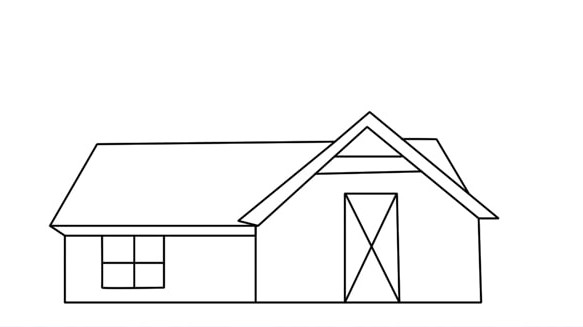
#> input picture EdgeDetection/test.jpg, 583 x 327 px
$ python edgeDetection.py
#> lines starting #> are read from the running program, lines starting #| are printed output that depends on the picture; after the words box and inside, x2 and y2 are one past the last pixel; in counts of white or black regions, pixels touching at a corner belong together
import cv2
import numpy as np
from matplotlib import pyplot as plt

img = cv2.imread('test.jpg',0)
#> img: shape (327, 583); min 0, max 255, mean 246.6
edges = cv2.Canny(img,100,200)
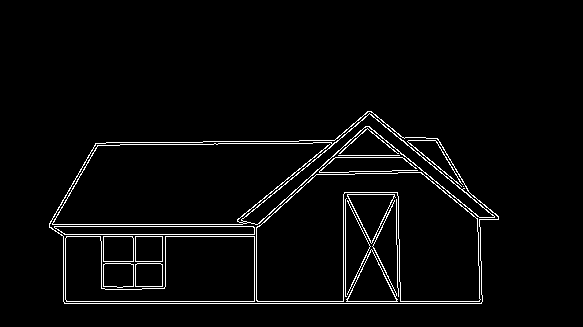
#> edges: shape (327, 583); 3.3% white in thin lines or dots, all inside (x1, y1, x2, y2) = (49, 111, 499, 304)

plt.subplot(121),plt.imshow(img,cmap = 'gray')
plt.title('Original Image'), plt.xticks([]), plt.yticks([])
plt.subplot(122),plt.imshow(edges,cmap = 'gray')
plt.title('Edge Image'), plt.xticks([]), plt.yticks([])

# print(edges[0])
# for arr in edges:
#     print(arr)


edges = list(edges)
#> edges = 327 items
# clear top
for _ in range(len(edges)):
    if np.all((edges[0] == 0)) == True:
        # print(np.all((edges[0] == 0)))
        edges.pop(0)
    else:
        break
#> this loop made 112 passes
#> after the loop, edges = 216 items

# clear buttom
for _ in range(len(edges)):
    if np.all((edges[len(edges)-1] == 0)) == True:
        edges.pop(len(edges)-1)
    else:
        break
#> this loop made 24 passes
#> after the loop, edges = 193 items

# [10 lines of commented-out code are left out]

f = open("gcode.txt","w")

f.write("G90\n")

for i in range(len(edges)):
    for j in range(len(edges[i])):
        if edges[i][j] == 0 or j == 0:
            f.write("T1\nM6\n")
            f.write(f"G0 X{i} Y{j}\n")

        elif edges[i][j] == 255:
            f.write("T0\nM6\n")
            f.write(f"G0 X{i} Y{j}\n")


f.close()

plt.show()
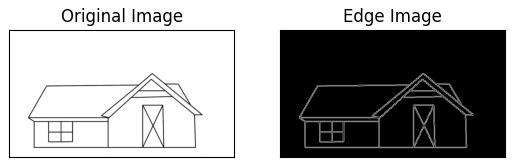
#> figure drawn by matplotlib, 2 panels

$ run again, with EdgeDetection/images.png saved as EdgeDetection/test.jpg
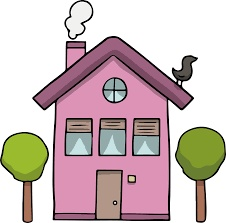
#> input picture EdgeDetection/images.png, 226 x 223 px
#> `edges = cv2.Canny(img,100,200)`:
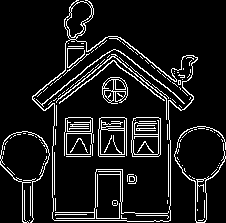
#> edges: shape (223, 226); 9.9% white in thin lines or dots
#> `edges = list(edges)`: edges = 223 items
#> the loop `for _ in range(len(edges)):` made 1 pass
#> `plt.show()`:
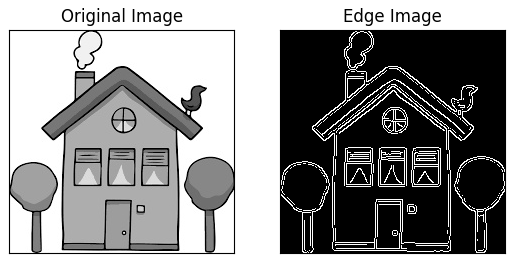
#> figure drawn by matplotlib, 2 panels
